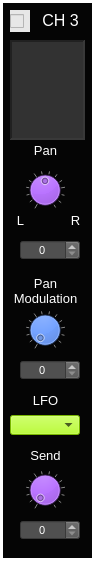
  <widget class="CustomFrame" name="frame_MixerChannel_3">
   <property name="geometry">
    <rect>
     <x>210</x>
     <y>10</y>
     <width>95</width>
     <height>561</height>
    </rect>
   </property>
   <property name="styleSheet">
    <string notr="true">background-color: rgb(5, 5, 5);
color: rgb(255, 255, 255);</string>
   </property>
   <property name="frameShape">
    <enum>QFrame::Panel</enum>
   </property>
   <property name="frameShadow">
    <enum>QFrame::Plain</enum>
   </property>
   <property name="lineWidth">
    <number>3</number>
   </property>
   <property name="midLineWidth">
    <number>1</number>
   </property>
   <widget class="QLabel" name="label_ADSRtitle_3">
    <property name="geometry">
     <rect>
      <x>40</x>
      <y>10</y>
      <width>41</width>
      <height>20</height>
     </rect>
    </property>
    <property name="font">
     <font>
      <pointsize>12</pointsize>
     </font>
    </property>
    <property name="styleSheet">
     <string notr="true">color: rgb(255, 255, 255);</string>
    </property>
    <property name="text">
     <string>CH 3</string>
    </property>
    <property name="alignment">
     <set>Qt::AlignCenter</set>
    </property>
   </widget>
   <widget class="QTextEdit" name="textEdit_MixerChanText_3">
    <property name="geometry">
     <rect>
      <x>10</x>
      <y>40</y>
      <width>75</width>
      <height>100</height>
     </rect>
    </property>
    <property name="focusPolicy">
     <enum>Qt::NoFocus</enum>
    </property>
    <property name="styleSheet">
     <string notr="true">background-color: rgb(50,50,50);</string>
    </property>
    <property name="frameShape">
     <enum>QFrame::Panel</enum>
    </property>
    <property name="lineWidth">
     <number>2</number>
    </property>
    <property name="midLineWidth">
     <number>2</number>
    </property>
    <property name="readOnly">
     <bool>true</bool>
    </property>
   </widget>
   <widget class="QLabel" name="label_143">
    <property name="geometry">
     <rect>
      <x>25</x>
      <y>140</y>
      <width>41</width>
      <height>21</height>
     </rect>
    </property>
    <property name="font">
     <font>
      <pointsize>10</pointsize>
     </font>
    </property>
    <property name="styleSheet">
     <string notr="true">color: rgb(255, 255, 255);</string>
    </property>
    <property name="text">
     <string>Pan</string>
    </property>
    <property name="alignment">
     <set>Qt::AlignCenter</set>
    </property>
   </widget>
   <widget class="CustomDial" name="dial_MixerChPan_3">
    <property name="geometry">
     <rect>
      <x>25</x>
      <y>170</y>
      <width>40</width>
      <height>40</height>
     </rect>
    </property>
    <property name="focusPolicy">
     <enum>Qt::NoFocus</enum>
    </property>
    <property name="styleSheet">
     <string notr="true">background-color: rgb(170, 85, 255);</string>
    </property>
    <property name="minimum">
     <number>0</number>
    </property>
    <property name="maximum">
     <number>100</number>
    </property>
    <property name="value">
     <number>50</number>
    </property>
    <property name="wrapping">
     <bool>false</bool>
    </property>
    <property name="notchTarget">
     <double>8.000000000000000</double>
    </property>
    <property name="notchesVisible">
     <bool>true</bool>
    </property>
   </widget>
   <widget class="QLabel" name="label_147">
    <property name="geometry">
     <rect>
      <x>10</x>
      <y>210</y>
      <width>21</width>
      <height>21</height>
     </rect>
    </property>
    <property name="font">
     <font>
      <pointsize>10</pointsize>
     </font>
    </property>
    <property name="styleSheet">
     <string notr="true">color: rgb(255, 255, 255);</string>
    </property>
    <property name="text">
     <string>L</string>
    </property>
    <property name="alignment">
     <set>Qt::AlignCenter</set>
    </property>
   </widget>
   <widget class="QLabel" name="label_148">
    <property name="geometry">
     <rect>
      <x>65</x>
      <y>210</y>
      <width>21</width>
      <height>21</height>
     </rect>
    </property>
    <property name="font">
     <font>
      <pointsize>10</pointsize>
     </font>
    </property>
    <property name="styleSheet">
     <string notr="true">color: rgb(255, 255, 255);</string>
    </property>
    <property name="text">
     <string>R</string>
    </property>
    <property name="alignment">
     <set>Qt::AlignCenter</set>
    </property>
   </widget>
   <widget class="QLabel" name="label_149">
    <property name="geometry">
     <rect>
      <x>10</x>
      <y>270</y>
      <width>71</width>
      <height>41</height>
     </rect>
    </property>
    <property name="font">
     <font>
      <pointsize>10</pointsize>
     </font>
    </property>
    <property name="styleSheet">
     <string notr="true">color: rgb(255, 255, 255);</string>
    </property>
    <property name="text">
     <string>Pan
Modulation</string>
    </property>
    <property name="alignment">
     <set>Qt::AlignCenter</set>
    </property>
   </widget>
   <widget class="QLabel" name="label_150">
    <property name="geometry">
     <rect>
      <x>25</x>
      <y>445</y>
      <width>41</width>
      <height>21</height>
     </rect>
    </property>
    <property name="font">
     <font>
      <pointsize>10</pointsize>
     </font>
    </property>
    <property name="styleSheet">
     <string notr="true">color: rgb(255, 255, 255);</string>
    </property>
    <property name="text">
     <string>Send</string>
    </property>
    <property name="alignment">
     <set>Qt::AlignCenter</set>
    </property>
   </widget>
   <widget class="CustomDial" name="dial_MixerChSend_3">
    <property name="geometry">
     <rect>
      <x>25</x>
      <y>470</y>
      <width>40</width>
      <height>40</height>
     </rect>
    </property>
    <property name="focusPolicy">
     <enum>Qt::NoFocus</enum>
    </property>
    <property name="styleSheet">
     <string notr="true">background-color: rgb(170, 85, 255);</string>
    </property>
    <property name="maximum">
     <number>100</number>
    </property>
    <property name="value">
     <number>0</number>
    </property>
    <property name="wrapping">
     <bool>false</bool>
    </property>
    <property name="notchTarget">
     <double>8.000000000000000</double>
    </property>
    <property name="notchesVisible">
     <bool>true</bool>
    </property>
   </widget>
   <widget class="CustomComboBox" name="comboBox_MixerChPanModLfo_3">
    <property name="geometry">
     <rect>
      <x>10</x>
      <y>415</y>
      <width>70</width>
      <height>20</height>
     </rect>
    </property>
    <property name="font">
     <font>
      <pointsize>8</pointsize>
     </font>
    </property>
    <property name="focusPolicy">
     <enum>Qt::NoFocus</enum>
    </property>
    <property name="styleSheet">
     <string notr="true">selection-background-color: rgb(255, 0, 0);
color: rgb(0,0,0);
border-color: rgb(0, 0, 0);
background-color: rgb(170, 255, 0);
</string>
    </property>
    <property name="currentText">
     <string/>
    </property>
    <property name="currentIndex">
     <number>-1</number>
    </property>
    <property name="maxVisibleItems">
     <number>4</number>
    </property>
   </widget>
   <widget class="QLabel" name="label_98">
    <property name="geometry">
     <rect>
      <x>20</x>
      <y>390</y>
      <width>51</width>
      <height>21</height>
     </rect>
    </property>
    <property name="font">
     <font>
      <pointsize>10</pointsize>
     </font>
    </property>
    <property name="styleSheet">
     <string notr="true">color: rgb(255, 255, 255);</string>
    </property>
    <property name="text">
     <string>LFO</string>
    </property>
    <property name="alignment">
     <set>Qt::AlignCenter</set>
    </property>
   </widget>
   <widget class="CustomDial" name="dial_MixerChPanModLevel_3">
    <property name="geometry">
     <rect>
      <x>25</x>
      <y>310</y>
      <width>40</width>
      <height>40</height>
     </rect>
    </property>
    <property name="focusPolicy">
     <enum>Qt::NoFocus</enum>
    </property>
    <property name="styleSheet">
     <string notr="true">background-color: rgb(0, 85, 255);</string>
    </property>
    <property name="minimum">
     <number>0</number>
    </property>
    <property name="maximum">
     <number>100</number>
    </property>
    <property name="value">
     <number>0</number>
    </property>
    <property name="wrapping">
     <bool>false</bool>
    </property>
    <property name="notchTarget">
     <double>8.000000000000000</double>
    </property>
    <property name="notchesVisible">
     <bool>true</bool>
    </property>
   </widget>
   <widget class="QSpinBox" name="spinBox_MixerChPanModLevel_3">
    <property name="geometry">
     <rect>
      <x>20</x>
      <y>360</y>
      <width>60</width>
      <height>20</height>
     </rect>
    </property>
    <property name="font">
     <font>
      <pointsize>8</pointsize>
     </font>
    </property>
    <property name="focusPolicy">
     <enum>Qt::NoFocus</enum>
    </property>
    <property name="styleSheet">
     <string notr="true">background-color: rgb(80,80,80);
color: rgb(255, 255, 255);</string>
    </property>
    <property name="alignment">
     <set>Qt::AlignCenter</set>
    </property>
    <property name="readOnly">
     <bool>false</bool>
    </property>
    <property name="accelerated">
     <bool>true</bool>
    </property>
    <property name="maximum">
     <number>100</number>
    </property>
    <property name="value">
     <number>0</number>
    </property>
   </widget>
   <widget class="CustomCheckBox" name="checkBox_MixerChanActivity_3">
    <property name="geometry">
     <rect>
      <x>10</x>
      <y>10</y>
      <width>20</width>
      <height>22</height>
     </rect>
    </property>
    <property name="font">
     <font>
      <pointsize>12</pointsize>
     </font>
    </property>
    <property name="focusPolicy">
     <enum>Qt::NoFocus</enum>
    </property>
    <property name="styleSheet">
     <string notr="true">background-color: rgb(231, 231, 231);</string>
    </property>
    <property name="text">
     <string/>
    </property>
    <property name="checkable">
     <bool>true</bool>
    </property>
   </widget>
   <widget class="QSpinBox" name="spinBox_MixerChPan_3">
    <property name="geometry">
     <rect>
      <x>20</x>
      <y>240</y>
      <width>60</width>
      <height>20</height>
     </rect>
    </property>
    <property name="font">
     <font>
      <pointsize>8</pointsize>
     </font>
    </property>
    <property name="focusPolicy">
     <enum>Qt::NoFocus</enum>
    </property>
    <property name="styleSheet">
     <string notr="true">background-color: rgb(80,80,80);
color: rgb(255, 255, 255);</string>
    </property>
    <property name="alignment">
     <set>Qt::AlignCenter</set>
    </property>
    <property name="readOnly">
     <bool>false</bool>
    </property>
    <property name="accelerated">
     <bool>true</bool>
    </property>
    <property name="maximum">
     <number>100</number>
    </property>
    <property name="value">
     <number>0</number>
    </property>
   </widget>
   <widget class="QSpinBox" name="spinBox_MixerChSend_3">
    <property name="geometry">
     <rect>
      <x>20</x>
      <y>520</y>
      <width>60</width>
      <height>20</height>
     </rect>
    </property>
    <property name="font">
     <font>
      <pointsize>8</pointsize>
     </font>
    </property>
    <property name="focusPolicy">
     <enum>Qt::NoFocus</enum>
    </property>
    <property name="styleSheet">
     <string notr="true">background-color: rgb(80,80,80);
color: rgb(255, 255, 255);</string>
    </property>
    <property name="alignment">
     <set>Qt::AlignCenter</set>
    </property>
    <property name="readOnly">
     <bool>false</bool>
    </property>
    <property name="accelerated">
     <bool>true</bool>
    </property>
    <property name="maximum">
     <number>100</number>
    </property>
    <property name="value">
     <number>0</number>
    </property>
   </widget>
  </widget>
